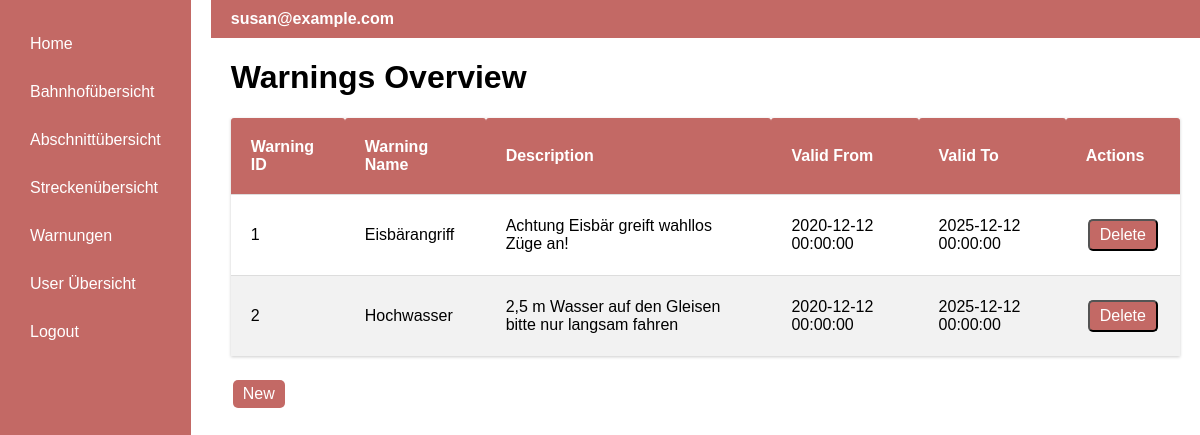
/warnings (signed in), run on the app's committed database.
### app/models.py (models this page shows, shortened)
class User(UserMixin, db.Model):
    id: so.Mapped[int] = so.mapped_column(primary_key=True)
    username: so.Mapped[str] = so.mapped_column(sa.String(64), index=True,
                                                unique=True)
    email: so.Mapped[str] = so.mapped_column(sa.String(120), index=True,
                                             unique=True)
    password_hash: so.Mapped[Optional[str]] = so.mapped_column(sa.String(256))
    isAdmin = db.Column(db.Boolean, default=False)
    address_id = db.Column(db.Integer, db.ForeignKey('address.id', name='fk_user_address_id'))
    address = db.relationship('Address', backref='user', uselist=False)

class Warning(db.Model):
    id = db.Column(db.Integer, primary_key=True, autoincrement=True)
    name = db.Column(db.String(140))
    description = db.Column(db.String(1500))
    validFrom = db.Column(db.DateTime)
    validTo = db.Column(db.DateTime)
    segment = db.Column(db.Integer, db.ForeignKey('segment.id', name='fk_warning_segment_id'))

### app/routes.py (the view)
@app.route('/warnings', methods=['GET'])
@login_required
def warnings():
    warnings = Warning.query.all()
    return render_template('warnings.html', title='Warnings Overview', warnings=warnings)

### app/models.py (called while the page is built)
@login.user_loader
def load_user(id):
    return db.session.get(User, int(id))

### app/templates/warnings.html
{% extends "base.html" %}
{% block content %}
    <h1>Warnings Overview</h1>
    <table class="table-station">
        <thead>
            <tr>
                <th>Warning ID</th>
                <th>Warning Name</th>
                <th>Description</th>
                <th>Valid From</th>
                <th>Valid To</th>
                {% if current_user.is_authenticated and current_user.isAdmin %}
                <th>Actions</th>
                {% endif %}
            </tr>
        </thead>
        <tbody>
            {% for warning in warnings %}
                <tr>
                    <td>{{ warning.id }}</td>
                    <td>{{ warning.name }}</td>
                    <td>{{ warning.description }}</td>
                    <td>{{ warning.validFrom}}</td>
                    <td>{{ warning.validTo}}</td>
                    {% if current_user.is_authenticated and current_user.isAdmin %}
                    <td>
                       <form action="{{ url_for('warningDelete', warning_id=warning.id) }}" method="post">
                            <input type="submit" value="Delete" class="edit-button">
                        </form>
                    </td>
                    {% endif %}
                </tr>
            {% endfor %}
        </tbody>
    </table>
    {% if current_user.is_authenticated and current_user.isAdmin %}
    <a class="create_button" href="{{ url_for('warningNew') }}">New</a>
    {% endif %}
{% endblock %}

### app/templates/base.html (shortened to what this page needs)
<!DOCTYPE html>
<html lang="en">
<head>
</head>
<body>
<div class="container">
    <div class="sidebar">
        <a href="{{ url_for('index') }}">Home</a>
        {% if current_user.is_anonymous %}
            <a href="{{ url_for('login') }}">Login</a>
        {% else %}
            <a href="{{ url_for('trainstation') }}">Bahnhofübersicht</a>
            <a href="{{ url_for('segments') }}">Abschnittübersicht</a>
            <a href="{{ url_for('routes_overview') }}">Streckenübersicht</a>
            <a href="{{ url_for('warnings') }}">Warnungen</a>
            {% if current_user.is_authenticated and current_user.isAdmin %}
                <a href="{{ url_for('user') }}">User Übersicht</a>
            {% endif %}
            <a href="{{ url_for('logout') }}">Logout</a>
        {% endif %}
    </div>
    <div class="content">
        <div class="topbar">
            <span class="email">{{ current_user.email if not current_user.is_anonymous else 'Guest' }}</span>
        </div>
        {% block content %}{% endblock %}
    </div>
</div>
</body>
</html>

### app/templates/base.html (style rules this page uses)
body, html { margin: 0; padding: 0; font-family: Arial, sans-serif; width: 100%; height: 100%; overflow-x: hidden; overflow-y: auto; }
.container { display: flex; height: 100vh; width: 100%; }
.sidebar { background-color: rgb(195, 105, 101); color: white; width: 200px; padding: 20px; display: flex; flex-direction: column; box-sizing: border-box; }
.sidebar a { text-decoration: none; color: white; padding: 10px; margin: 5px 0; display: block; }
.content { flex-grow: 1; padding: 0 20px 20px 40px; overflow: auto }
.topbar { background-color: rgb(195, 105, 101); color: white; padding: 10px 20px; display: flex; align-items: center; justify-content: space-between; width: calc(100% + 40px); margin: 0 -20px 0 -20px; box-sizing: border-box; }
.email { font-weight: bold; padding-right: 20px; }
.table-station { overflow-y: hidden; width: 100%; border-collapse: separate; border-spacing: 0; margin: 20px 0; box-shadow: 0 1px 3px rgba(0, 0, 0, 0.2); }
.table-station th, .table-station td { padding: 20px; text-align: left; border-bottom: 1px solid #ddd; }
.table-station th { background-color: rgb(195, 105, 101); color: white; border-radius: 3px 3px 0 0; }
.table-station tr:last-child td { border-bottom: none; }
.table-station tr:nth-child(even) { background-color: #f2f2f2; }
.edit-button { background-color: rgb(195, 105, 101); color: white; padding: 5px 10px; text-align: center; text-decoration: none; display: inline-block; font-size: 16px; margin: 4px 2px; cursor: pointer; border-radius: 5px; }
.create_button { background-color: rgb(195, 105, 101); color: white; padding: 5px 10px; text-align: center; text-decoration: none; display: inline-block; font-size: 16px; margin: 4px 2px; cursor: pointer; border-radius: 5px; }

### data on the page
User: email "susan@example.com"
Warning: id "1", name "Eisbärangriff", description "Achtung Eisbär greift wahllos Züge an!", validFrom "2020-12-12 00:00:00", validTo "2025-12-12 00:00:00"
Warning: id "2", name "Hochwasser", description "2,5 m Wasser auf den Gleisen bitte nur langsam fahren", validFrom "2020-12-12 00:00:00", validTo "2025-12-12 00:00:00"
